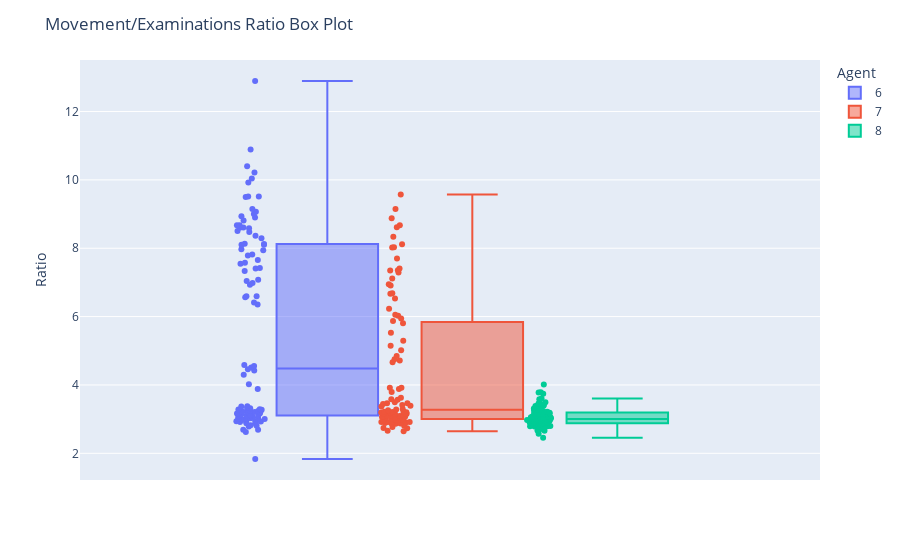

Notebook source saved alongside this figure:
### Code cell
box_plot = px.box(results_df, y="Ratio", color="Agent", points='all')
box_plot.update_layout(title_text='Movement/Examinations Ratio Box Plot')
box_plot.show()
